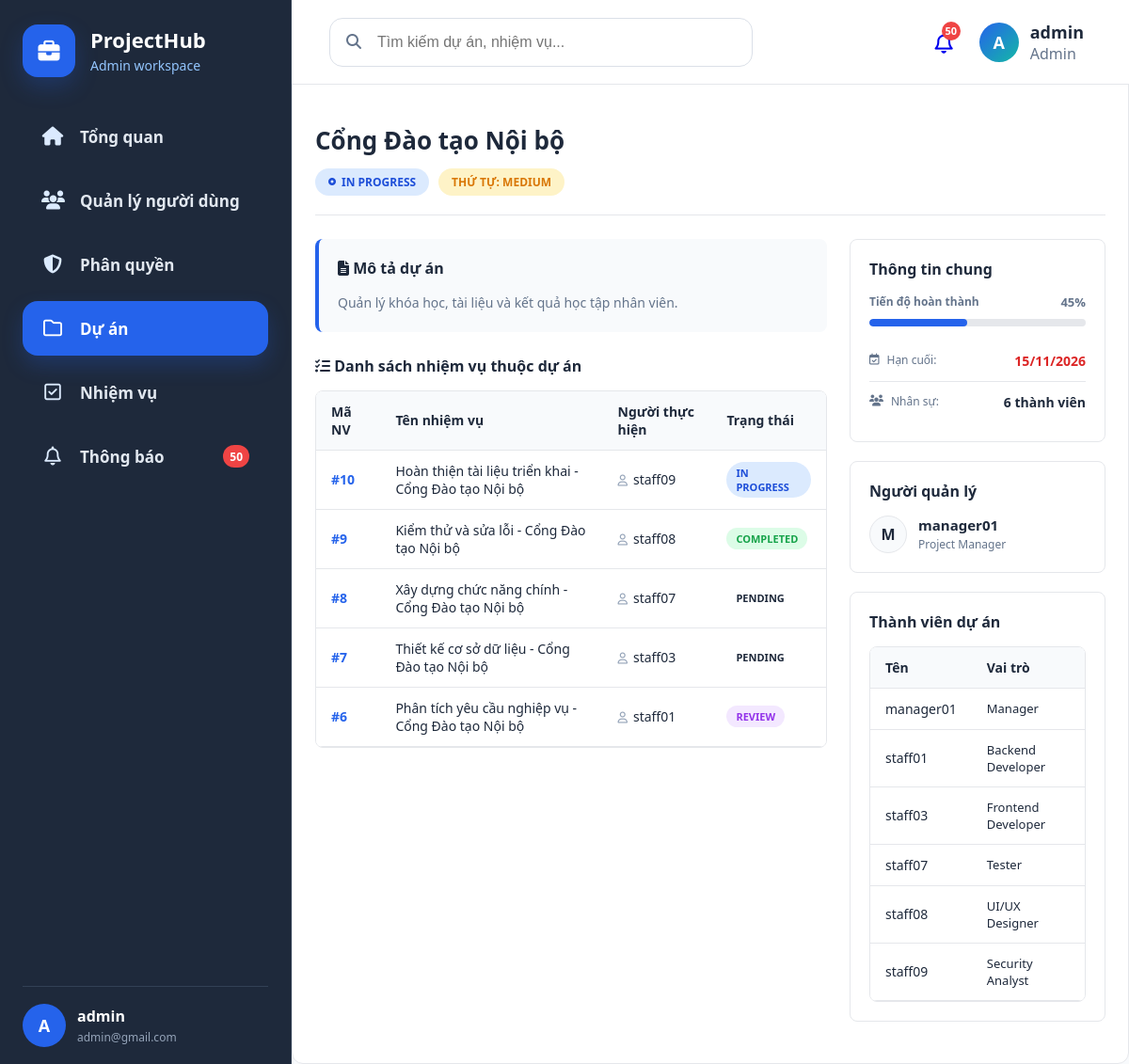
Page /index.php?page=project-detail&id=2 (signed in) on the committed database.
### tables this page shows
CREATE TABLE `projects` (
  `project_id` int(11) NOT NULL,
  `project_code` varchar(30) NOT NULL,
  `name` varchar(255) NOT NULL,
  `description` text DEFAULT NULL,
  `start_date` date DEFAULT NULL,
  `end_date` date DEFAULT NULL,
  `created_by` int(11) NOT NULL,
  `created_at` timestamp NOT NULL DEFAULT current_timestamp(),
  `updated_at` timestamp NOT NULL DEFAULT current_timestamp() ON UPDATE current_timestamp(),
  `is_deleted` tinyint(1) NOT NULL DEFAULT 0,
  `status` varchar(50) DEFAULT 'Planning',
  `priority` varchar(50) DEFAULT 'Medium',
  `progress` int(11) NOT NULL DEFAULT 0,
  `manager_id` int(11) DEFAULT NULL
);

CREATE TABLE `tasks` (
  `task_id` int(11) NOT NULL,
  `project_id` int(11) NOT NULL,
  `title` varchar(255) NOT NULL,
  `description` text DEFAULT NULL,
  `status` enum('Pending','In Progress','Review','Completed','Pending Approval','Approved','Rejected') DEFAULT 'Pending',
  `priority` enum('Low','Medium','High','Critical') NOT NULL DEFAULT 'Medium',
  `assignee_id` int(11) DEFAULT NULL,
  `created_by` int(11) NOT NULL,
  `due_date` date DEFAULT NULL,
  `progress_percent` int(11) NOT NULL DEFAULT 0,
  `progress_comment` text DEFAULT NULL,
  `progress_file` varchar(500) DEFAULT NULL,
  `approval_status` enum('Not Required','Pending Approval','Approved','Rejected') NOT NULL DEFAULT 'Not Required',
  `approved_by` int(11) DEFAULT NULL,
  `approved_at` datetime DEFAULT NULL,
  `rejected_reason` varchar(500) DEFAULT NULL,
  `created_at` timestamp NOT NULL DEFAULT current_timestamp(),
  `updated_at` timestamp NOT NULL DEFAULT current_timestamp() ON UPDATE current_timestamp(),
  `is_deleted` tinyint(1) NOT NULL DEFAULT 0
);

CREATE TABLE `users` (
  `user_id` int(11) NOT NULL,
  `username` varchar(50) NOT NULL,
  `email` varchar(120) NOT NULL,
  `phone` varchar(20) DEFAULT NULL,
  `address` varchar(255) DEFAULT NULL,
  `password` varchar(255) NOT NULL,
  `role_id` int(11) NOT NULL,
  `status` varchar(20) NOT NULL DEFAULT 'active',
  `refresh_token` varchar(255) DEFAULT NULL,
  `token_expired_at` datetime DEFAULT NULL,
  `created_at` timestamp NOT NULL DEFAULT current_timestamp(),
  `updated_at` timestamp NOT NULL DEFAULT current_timestamp() ON UPDATE current_timestamp(),
  `is_deleted` tinyint(1) NOT NULL DEFAULT 0
);

CREATE TABLE `project_members` (
  `project_id` int(11) NOT NULL,
  `user_id` int(11) NOT NULL,
  `role_in_project` varchar(80) DEFAULT 'Member',
  `joined_at` timestamp NOT NULL DEFAULT current_timestamp()
);

### models/project.php (called while the page is built, shortened)
<?php
require_once __DIR__ . '/../config/database.php';
class Project
{
    private $conn;
    public function __construct()
    {
        $db = new Database();
        $this->conn = $db->connect();
    }
    public function find($id)
    {
        $sql = "
            SELECT
                p.*,
                p.name AS project_name,
                COALESCE(u.username, 'Chưa phân công') AS manager_name,
                COUNT(pm.user_id) AS team_count
            FROM projects p
            LEFT JOIN users u
                ON p.manager_id = u.user_id
            LEFT JOIN project_members pm
                ON p.project_id = pm.project_id
            WHERE p.project_id = ?
              AND p.is_deleted = 0
            GROUP BY p.project_id
        ";
        $stmt = $this->conn->prepare($sql);
        $stmt->execute([$id]);
        return $stmt->fetch(PDO::FETCH_ASSOC);
    }
    public function getMembers($projectId)
    {
        $sql = "
            SELECT
                u.user_id,
                u.username,
                u.email,
                r.name AS role_name,
                pm.role_in_project
            FROM project_members pm
            JOIN users u
                ON pm.user_id = u.user_id
            LEFT JOIN roles r
                ON u.role_id = r.role_id
            WHERE pm.project_id = ?
              AND u.is_deleted = 0
            ORDER BY u.username ASC
        ";
        $stmt = $this->conn->prepare($sql);
        $stmt->execute([$projectId]);
        return $stmt->fetchAll(PDO::FETCH_ASSOC);
    }
}

### config/database.php (called while the page is built, shortened)
<?php
class Database
{
    private $host = "localhost";
    private $dbname = "project_management";
    private $username = "root";
    private $password = "";
    public function connect()
    {
        $this->conn = null;
        try {
            $this->conn = new PDO(
                "mysql:host={$this->host};dbname={$this->dbname};charset=utf8",
                $this->username,
                $this->password
            );
            $this->conn->setAttribute(
                PDO::ATTR_ERRMODE,
                PDO::ERRMODE_EXCEPTION
            );
            $this->conn->setAttribute(
                PDO::ATTR_EMULATE_PREPARES,
                true
            );
        } catch(PDOException $e) {
            die("Database Error: " . $e->getMessage());
        }
        return $this->conn;
    }
}

### controllers/projectController.php (called while the page is built, shortened)
<?php
require_once __DIR__ . '/../models/project.php';
class ProjectController
{
    private $project;
    public function __construct()
    {
        $this->project = new Project();
    }
    public function detail($id)
    {
        return $this->project->find($id);
    }
    public function members($id)
    {
        return $this->project->getMembers($id);
    }
}

### models/task.php (called while the page is built, shortened)
<?php
require_once __DIR__ . '/../config/database.php';
class Task
{
    private PDO $conn;
    public function __construct()
    {
        $db = new Database();
        $this->conn = $db->connect();
        $this->ensureApprovalColumns();
    }
    private function ensureApprovalColumns(): void
    {
        try {
            $this->conn->exec("ALTER TABLE tasks MODIFY status ENUM('Pending','In Progress','Review','Completed','Pending Approval','Approved','Rejected') DEFAULT 'Pending'");
            $columns = [
                'approval_status' => "ALTER TABLE tasks ADD approval_status VARCHAR(30) NULL DEFAULT NULL AFTER status",
                'approved_by' => "ALTER TABLE tasks ADD approved_by INT NULL AFTER approval_status",
                'approved_at' => "ALTER TABLE tasks ADD approved_at DATETIME NULL AFTER approved_by",
                'rejected_reason' => "ALTER TABLE tasks ADD rejected_reason TEXT NULL AFTER approved_at",
                'progress_percent' => "ALTER TABLE tasks ADD progress_percent INT NOT NULL DEFAULT 0 AFTER rejected_reason",
                'progress_comment' => "ALTER TABLE tasks ADD progress_comment TEXT NULL AFTER progress_percent",
                'progress_file' => "ALTER TABLE tasks ADD progress_file VARCHAR(500) NULL AFTER progress_comment",
            ];
            foreach ($columns as $column => $sql) {
                $stmt = $this->conn->prepare("SHOW COLUMNS FROM tasks LIKE ?");
                $stmt->execute([$column]);
            }
        } catch (Throwable $e) {
        }
    }
    private function selectBase(): string
    {
        return "
            SELECT
                t.*,
                t.title AS task_name,
                t.due_date AS deadline,
                t.created_at AS assigned_date,
                p.name AS project_name,
                p.manager_id,
                COALESCE(manager.username, creator.username) AS manager_name,
                assignee.username AS assigned_name,
                COALESCE(t.progress_percent,
                    CASE
                        WHEN t.status IN ('Completed', 'Approved', 'Pending Approval') THEN 100
                        WHEN t.status = 'Review' THEN 80
                        WHEN t.status = 'In Progress' THEN 50
                        ELSE 0
                    END
                ) AS progress
            FROM tasks t
            LEFT JOIN projects p
                ON t.project_id = p.project_id
            LEFT JOIN users assignee
                ON t.assignee_id = assignee.user_id
            LEFT JOIN users creator
                ON t.created_by = creator.user_id
            LEFT JOIN users manager
                ON p.manager_id = manager.user_id
        ";
    }
    public function getByProject(int $projectId): array
    {
        $sql = $this->selectBase() . "
            WHERE t.is_deleted = 0
              AND t.project_id = ?
            ORDER BY t.task_id DESC
        ";
        $stmt = $this->conn->prepare($sql);
        $stmt->execute([$projectId]);
        return $stmt->fetchAll(PDO::FETCH_ASSOC);
    }
}

### controllers/taskController.php (called while the page is built, shortened)
<?php
require_once __DIR__ . '/../models/task.php';
class TaskController
{
    private Task $task;
    public function __construct()
    {
        $this->task = new Task();
    }
    public function getByProject($projectId): array
    {
        return $this->task->getByProject((int)$projectId);
    }
}

### views/projects/project_detail.php (the view, shortened to what this page needs)
<?php
require_once 'controllers/projectController.php';
require_once 'controllers/taskController.php';
$id = $_GET['id'] ?? 0;
$projectController = new ProjectController();
$taskController = new TaskController();
$project = $projectController->detail($id);
$members = $projectController->members($id);
$tasks = $taskController->getByProject($id);
?>
<div class="detail-container">
    <a href="index.php?page=projects" class="btn-back">
    </a>
    <div class="header-section">
        <div>
            <h1><?= htmlspecialchars($project['project_name'] ?? '') ?></h1>
            <div class="badges-row">
                <span class="project-detail-badge status-<?= strtolower(str_replace(' ','-', $project['status'] ?? 'planning')) ?>">
                    <i class="fa-solid fa-circle-dot" style="font-size: 8px; margin-right: 6px;"></i><?= htmlspecialchars($project['status'] ?? 'Planning') ?>
                </span>
                <span class="project-detail-badge priority-<?= strtolower($project['priority'] ?? 'medium') ?>">
                    Thứ tự: <?= htmlspecialchars($project['priority'] ?? 'Medium') ?>
                </span>
            </div>
        </div>
    </div>
    <div class="main-layout">
        <div class="left-column">
            <div class="desc-box">
                <h3><i class="fa-solid fa-file-lines"></i> Mô tả dự án</h3>
                <p><?= nl2br(htmlspecialchars($project['description'] ?? 'Chưa có mô tả cụ thể cho dự án này.')) ?></p>
            </div>
            <div class="task-section">
                <h3><i class="fa-solid fa-list-check"></i> Danh sách nhiệm vụ thuộc dự án</h3>
                <?php if(empty($tasks)): ?>
                    <p style="color: #94a3b8; font-style: italic; margin-top: 15px; font-size: 14px;">Dự án này chưa được phân bổ nhiệm vụ nào.</p>
                <?php else: ?>
                    <div class="table-responsive">
                        <table class="task-table">
                            <thead>
                                <tr>
                                    <th>Mã NV</th>
                                    <th>Tên nhiệm vụ</th>
                                    <th>Người thực hiện</th>
                                    <th>Trạng thái</th>
                                </tr>
                            </thead>
                            <tbody>
                                <?php foreach($tasks as $task): ?>
                                <tr>
                                    <td style="font-weight: 600; color: #2563eb;">#<?= $task['task_id'] ?></td>
                                    <td><?= htmlspecialchars($task['task_name'] ?? '') ?></td>
                                    <td><i class="fa-regular fa-user" style="margin-right: 6px; font-size: 12px; color:#94a3b8;"></i><?= htmlspecialchars($task['assigned_name'] ?? 'Chưa phân công') ?></td>
                                    <td>
                                        <span class="project-detail-badge status-<?= strtolower(str_replace(' ','-', $task['status'] ?? 'planning')) ?>" style="padding: 4px 10px; font-size: 11px;">
                                            <?= htmlspecialchars($task['status'] ?? '') ?>
                                        </span>
                                    </td>
                                </tr>
                                <?php endforeach; ?>
                            </tbody>
                        </table>
                    </div>
                <?php endif; ?>
            </div>
        </div>
        <div class="right-column">
            <div class="sidebar-card">
                <h3>Thông tin chung</h3>
                <div class="progress-container">
                    <div class="progress-info">
                        <span class="meta-label">Tiến độ hoàn thành</span>
                        <span><?= (int)($project['progress'] ?? 0) ?>%</span>
                    </div>
                    <div class="progress-bar-bg">
                        <div class="progress-bar-fill" style="width: <?= (int)($project['progress'] ?? 0) ?>%"></div>
                    </div>
                </div>
                <div class="meta-list-item" style="margin-top: 15px;">
                    <span class="meta-label"><i class="fa-regular fa-calendar-check"></i> Hạn cuối:</span>
                    <span class="meta-val" style="color: #dc2626;"><?= isset($project['end_date']) ? date('d/m/Y', strtotime($project['end_date'])) : '--/--/----' ?></span>
                </div>
                <div class="meta-list-item">
                    <span class="meta-label"><i class="fa-solid fa-users"></i> Nhân sự:</span>
                    <span class="meta-val"><?= (int)($project['team_count'] ?? 0) ?> thành viên</span>
                </div>
            </div>
            <div class="sidebar-card">
                <h3>Người quản lý</h3>
                <div class="manager-info">
                    <div class="manager-avatar-text">
                        <?= strtoupper(substr($project['manager_name'] ?? 'C', 0, 1)) ?>
                    </div>
                    <div>
                        <p class="manager-name"><?= htmlspecialchars($project['manager_name'] ?? 'Chưa phân công') ?></p>
                        <p class="manager-role">Project Manager</p>
                    </div>
                </div>
            </div>
            <div class="sidebar-card">
                <h3>Thành viên dự án</h3>
                <div class="table-responsive">
                    <table class="task-table" style="min-width: 100%;">
                        <thead>
                            <tr>
                                <th>Tên</th>
                                <th>Vai trò</th>
                            </tr>
                        </thead>
                        <tbody>
                        <?php if(empty($members)): ?>
                            <tr>
                                <td colspan="2" style="color: #94a3b8; font-style: italic; text-align: center;">Chưa có thành viên nào.</td>
                            </tr>
                        <?php else: ?>
                            <?php foreach($members as $member): ?>
                                <tr>
                                    <td style="font-weight: 500;">
                                        <?= htmlspecialchars($member['username'] ?? '') ?>
                                    </td>
                                    <td style="font-size: 13px;">
                                        <?= htmlspecialchars($member['role_in_project'] ?? 'Thành viên') ?>
                                    </td>
                                </tr>
                            <?php endforeach; ?>
                        <?php endif; ?>
                        </tbody>
                    </table>
                </div>
            </div>
        </div>
    </div>
</div>

### rows in the picture
projects: name "Cổng Đào tạo Nội bộ", status "IN PROGRESS", priority "MEDIUM", description "Quản lý khóa học, tài liệu và kết quả học tập nhân viên.", progress "45", end_date "15/11/2026"
tasks: task_id "10", title "Hoàn thiện tài liệu triển khai - Cổng Đào tạo Nội bộ", assignee.username "staff09", status "IN PROGRESS"
tasks: task_id "9", title "Kiểm thử và sửa lỗi - Cổng Đào tạo Nội bộ", assignee.username "staff08", status "COMPLETED"
tasks: task_id "8", title "Xây dựng chức năng chính - Cổng Đào tạo Nội bộ", assignee.username "staff07", status "PENDING"
tasks: task_id "7", title "Thiết kế cơ sở dữ liệu - Cổng Đào tạo Nội bộ", assignee.username "staff03", status "PENDING"
tasks: task_id "6", title "Phân tích yêu cầu nghiệp vụ - Cổng Đào tạo Nội bộ", assignee.username "staff01", status "REVIEW"
project_members: user.username "manager01", role_in_project "Manager"
project_members: user.username "staff01", role_in_project "Backend Developer"
project_members: user.username "staff03", role_in_project "Frontend Developer"
project_members: user.username "staff07", role_in_project "Tester"
project_members: user.username "staff08", role_in_project "UI/UX Designer"
project_members: user.username "staff09", role_in_project "Security Analyst"

### other values in the picture
$adminNotificationCount "50"
$initial "A"
$username "admin"
$email "admin@gmail.com"
$topbarNotificationCount "50"
$avatarInitial "A"
$roleName "Admin"
$project['team_count'] "6"
substr($project['manager_name'] ?? 'C', 0, 1) "M"
$project['manager_name'] "manager01"
